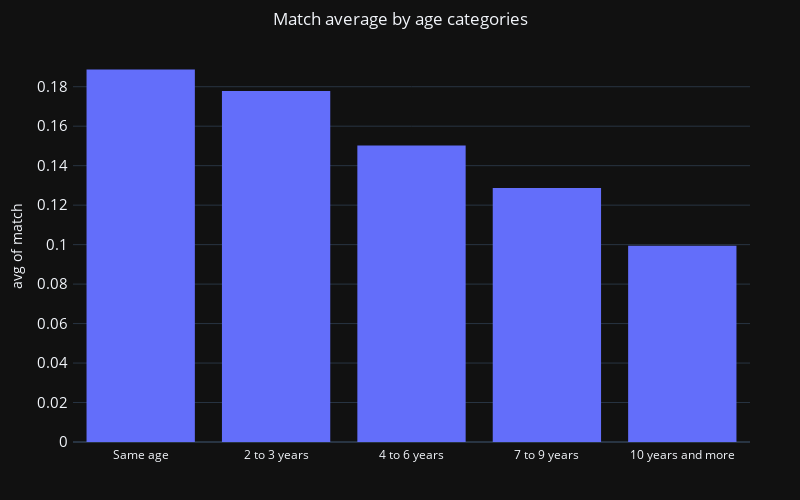

Notebook code for this chart:
### Code cell
# Display match average by age categories
fig = px.histogram(df, x="age_dif_cat",
                   y="match",
                   barmode='group',
                   histfunc = 'avg',
                   title = 'Match average by age categories'
                  )
fig.update_layout(autosize=True,
                  title_x = 0.5,
                  width=800,
                  height=500,
                  margin=dict(l=50,r=50,b=50,t=50,pad=4),
                  template = 'plotly_dark',
                  xaxis_title = '',
                  xaxis={'categoryorder':'min descending'}
                 )
fig.update_yaxes(tickfont_size=15)
fig.show()

### Figure 1 — Plotly figure (JSON) as saved in the notebook; plotly's stock layout.template omitted (floating-point values rounded to 4 significant figures; data arrays with more than 128 entries replaced by an {"elided": "..."} marker saying what was removed)
{"data": [{"alignmentgroup": "True", "bingroup": "x", "histfunc": "avg", "hovertemplate": "age_dif_cat=%{x}<br>avg of match=%{y}<extra></extra>", "legendgroup": "", "marker": {"color": "#636efa", "pattern": {"shape": ""}}, "name": "", "offsetgroup": "", "orientation": "v", "showlegend": false, "type": "histogram", "x": {"elided": "8180 str values"}, "xaxis": "x", "y": {"elided": "8180 int values"}, "yaxis": "y"}], "layout": {"autosize": true, "barmode": "group", "height": 500, "legend": {"tracegroupgap": 0}, "margin": {"b": 50, "l": 50, "pad": 4, "r": 50, "t": 50}, "title": {"text": "Match average by age categories", "x": 0.5}, "width": 800, "xaxis": {"anchor": "y", "categoryorder": "min descending", "domain": [0, 1], "title": {"text": ""}}, "yaxis": {"anchor": "x", "domain": [0, 1], "tickfont": {"size": 15}, "title": {"text": "avg of match"}}}}
